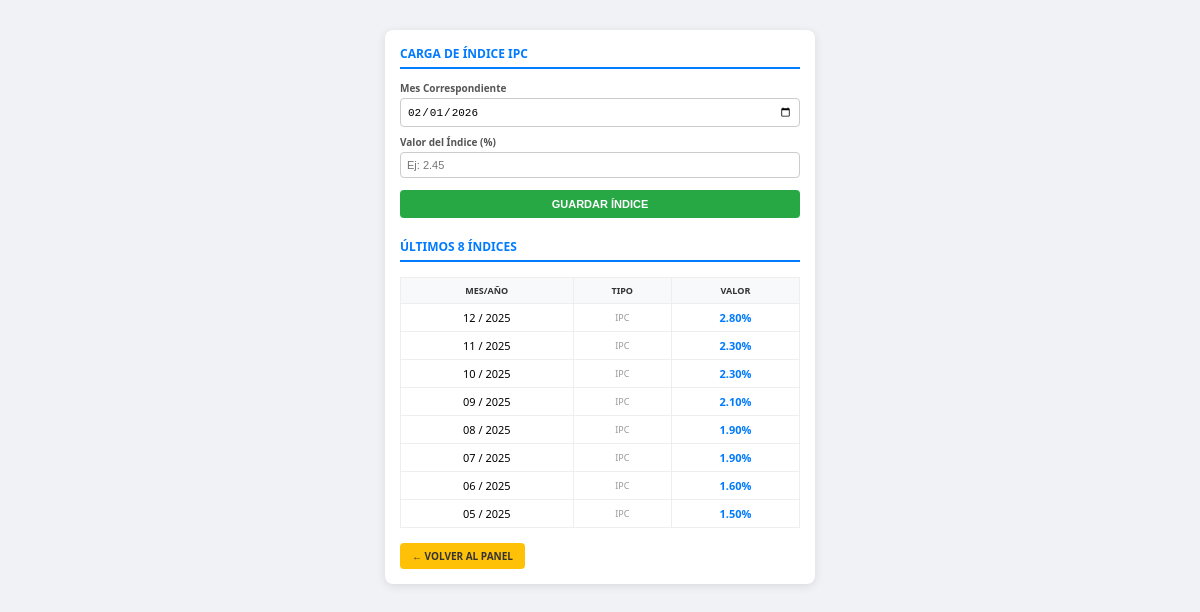
The app's page /abm_indices.php (signed in) with its own data.
### tables this page shows
CREATE TABLE `indices` (
  `id` int(11) NOT NULL AUTO_INCREMENT,
  `fecha` date NOT NULL,
  `valor` decimal(10,4) NOT NULL,
  `tipo` varchar(20) NOT NULL,
  `fecha_registro` timestamp NOT NULL DEFAULT current_timestamp(),
  PRIMARY KEY (`id`),
  UNIQUE KEY `fecha` (`fecha`,`tipo`)
);

### abm_indices.php (the view, shortened to what this page needs)
<?php
include 'db.php';
$res = mysqli_query($conexion, "SELECT * FROM indices ORDER BY fecha DESC LIMIT 8");
?>
<!DOCTYPE html>
<html lang="es">
<head>
</head>
<body>
<div class="caja">
    <h3>Carga de Índice IPC</h3>
    <form method="POST" autocomplete="off">
        <label>Mes Correspondiente</label>
        <input type="date" name="fecha" required value="<?= date('Y-m-01') ?>">
        <label>Valor del Índice (%)</label>
        <input type="number" step="0.0001" name="valor" placeholder="Ej: 2.45" required>
        <button type="submit" name="guardar_indice" class="btn-guardar">Guardar Índice</button>
    </form>
    <h3 style="margin-top: 20px;">Últimos 8 Índices</h3>
    <table>
        <thead>
            <tr>
                <th>Mes/Año</th>
                <th>Tipo</th>
                <th>Valor</th>
            </tr>
        </thead>
        <tbody>
            <?php if(mysqli_num_rows($res) > 0): ?>
                <?php while($row = mysqli_fetch_assoc($res)): ?>
                <tr>
                    <td><?= date('m / Y', strtotime($row['fecha'])) ?></td>
                    <td style="color: #999; font-size: 9px;"><?= $row['tipo'] ?></td>
                    <td class="valor-negrita"><?= number_format($row['valor'], 2) ?>%</td>
                </tr>
                <?php endwhile; ?>
            <?php else: ?>
                <tr><td colspan="3" style="color: #ccc; padding: 20px;">No hay datos cargados</td></tr>
            <?php endif; ?>
        </tbody>
    </table>
    <a href="index.php" class="volver">← VOLVER AL PANEL</a>
</div>
</body>
</html>

### abm_indices.php (style rules this page uses)
body { font-family: 'Segoe UI', sans-serif; background: #f0f2f5; padding: 10px; margin: 0; }
.caja { background: white; padding: 15px; border-radius: 8px; width: 400px; margin: 20px auto; box-shadow: 0 2px 10px rgba(0,0,0,0.1); }
h3 { color: #007bff; border-bottom: 2px solid #007bff; padding-bottom: 5px; text-transform: uppercase; font-size: 12px; margin-top: 0; }
label { display: block; font-size: 10px; font-weight: bold; margin: 8px 0 3px; color: #555; }
input { width: 100%; padding: 6px; box-sizing: border-box; border: 1px solid #ccc; border-radius: 4px; font-size: 11px; }
.btn-guardar { background: #28a745; color: white; border: none; padding: 8px; width: 100%; margin-top: 12px; cursor: pointer; font-weight: bold; border-radius: 4px; text-transform: uppercase; font-size: 11px; }
table { width: 100%; margin-top: 15px; border-collapse: collapse; font-size: 11px; }
table th, table td { border: 1px solid #eee; padding: 6px; text-align: center; }
table th { background: #f8f9fa; color: #333; font-size: 9px; text-transform: uppercase; }
.valor-negrita { font-weight: bold; color: #007bff; }
.volver { display: inline-block; margin-top: 15px; padding: 6px 12px; text-decoration: none; background: #ffc107; color: #333; font-size: 10px; font-weight: bold; text-align: center; border-radius: 4px; }

### records on screen
indices: fecha "12 / 2025", tipo "IPC", valor "2.80"
indices: fecha "11 / 2025", tipo "IPC", valor "2.30"
indices: fecha "10 / 2025", tipo "IPC", valor "2.30"
indices: fecha "09 / 2025", tipo "IPC", valor "2.10"
indices: fecha "08 / 2025", tipo "IPC", valor "1.90"
indices: fecha "07 / 2025", tipo "IPC", valor "1.90"
indices: fecha "06 / 2025", tipo "IPC", valor "1.60"
indices: fecha "05 / 2025", tipo "IPC", valor "1.50"
